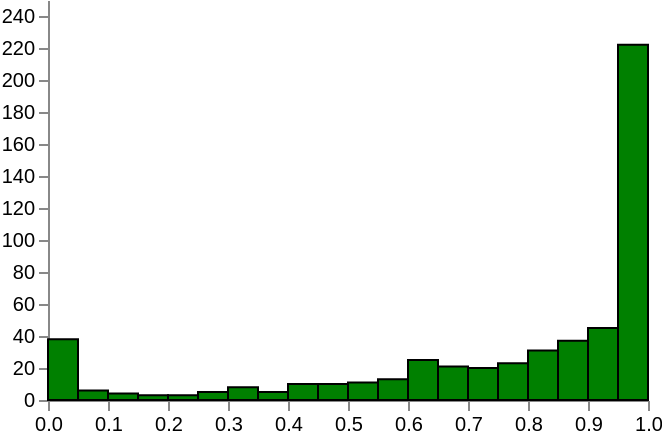

Describe this chart as a Vega-Lite specification.
### Vega specification from a JSON file in a GitHub repository (floating-point values rounded to 4 significant figures; data arrays with more than 128 entries replaced by an {"elided": "..."} marker saying what was removed)
{"data": [{"name": "comp_rate", "values": {"elided": "540 records"}}, {"name": "binned", "source": "comp_rate", "transform": [{"type": "bin", "field": "C1", "extent": [0, 1], "maxbins": 20}]}, {"name": "aggregated", "source": "binned", "transform": [{"type": "aggregate", "fields": [null], "groupby": ["bin0", "bin1"], "ops": ["count"]}, {"type": "collect", "sort": {"field": "bin0"}}]}], "marks": [{"type": "rect", "from": {"data": "aggregated"}, "encode": {"enter": {"x": {"field": "bin0", "scale": "xscale"}, "x2": {"field": "bin1", "scale": "xscale"}, "y": {"field": "count", "scale": "yscale"}, "y2": {"value": 0, "scale": "yscale"}, "fill": {"value": "green"}, "stroke": {"value": "black"}}}}], "scales": [{"name": "xscale", "domain": [0, 1], "range": "width"}, {"name": "yscale", "domain": [0, 250], "range": "height"}], "axes": [{"orient": "bottom", "scale": "xscale"}, {"orient": "left", "scale": "yscale"}], "width": 300, "height": 200, "$schema": "https://vega.github.io/schema/vega/v5.json"}
